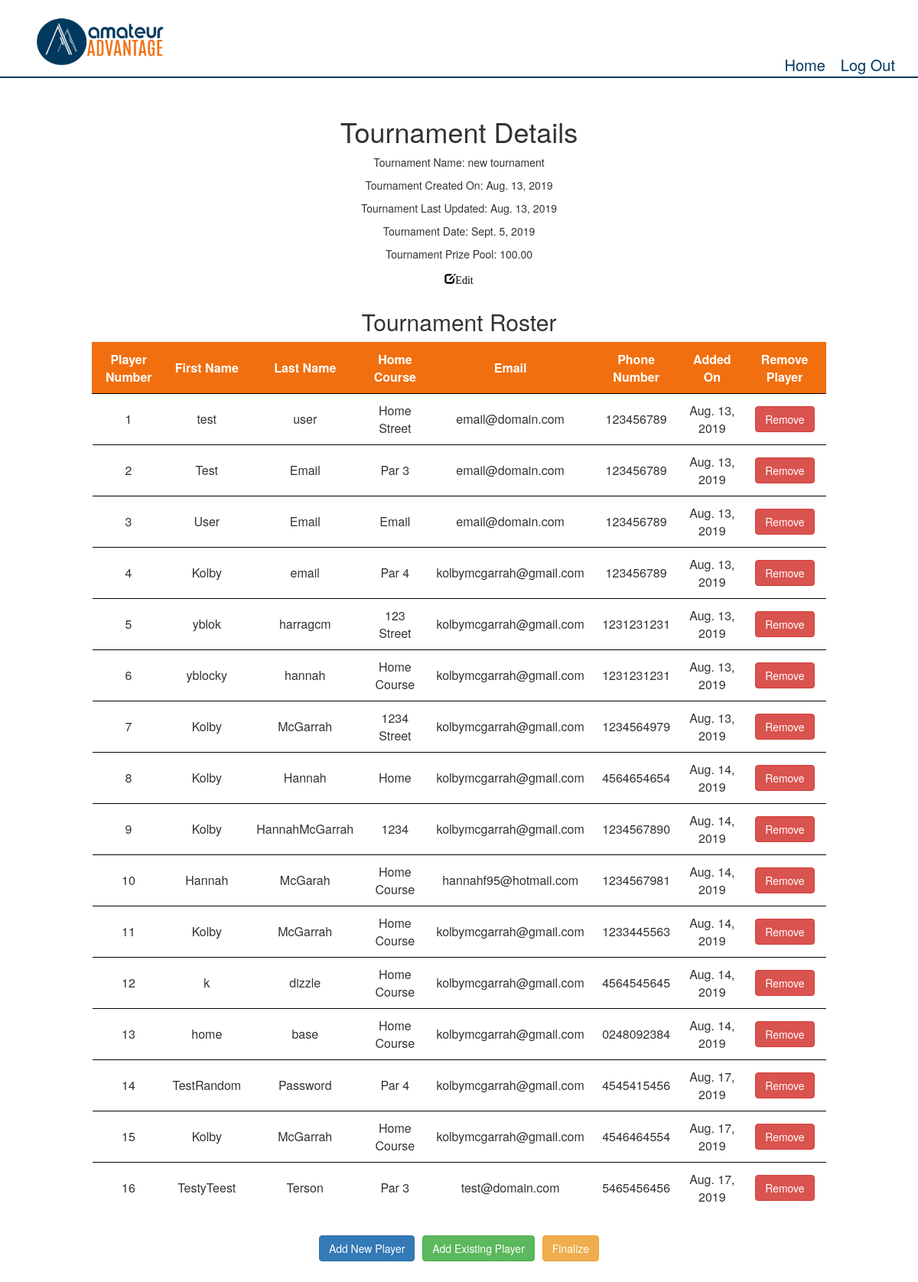
The page /tournament/updateTournament/31 (signed in) on the database its author committed.
### tournament/models.py (models this page shows, shortened)
class tournament (models.Model):
    user_choices = ((1,'active'), (2,'abandoned'), (3,'in_progress'), (4,'complete'))
    tournament_id = models.AutoField(primary_key = True)
    tournament_name = models.CharField(max_length = 50)
    shop = models.ForeignKey(proShop, related_name='shopTournament', on_delete=models.CASCADE)
    players = models.ManyToManyField(
        player,
        through='playerResults',
        through_fields=('tournament','player')
        )
    number_of_players = models.PositiveIntegerField(null=True, default=0)
    created_on = models.DateField(auto_now_add = True)
    last_updated = models.DateField(auto_now = True)
    tournament_date = models.DateField()
    prize_pool = models.DecimalField(max_digits=11,decimal_places=2, blank=True, null=True, default = 0.00)
    status = models.PositiveSmallIntegerField(
                  choices=user_choices,
                  default=1)
    def getTournamentFromID(id):
        return tournament.objects.filter(tournament_id = id)[0]

class playerResults (models.Model):
    flight_choices = ((1,'Flight 1'), (2,'Flight 2'), (3,'Flight 3'), (4,'Flight 4'), (5,'Flight 5'), (6,'Flight 6'), (7,'Flight 7'), (8,'Flight 8'),
                     (9,'Flight 9'), (10,'Flight 10'))
    division_choices = ((1,'Senior'), (2,'Women'), (3,'Junior'),(4,'Men'))
    tournament = models.ForeignKey(tournament, related_name = 'tournamentSet',on_delete=models.CASCADE)
    player = models.ForeignKey(player, related_name='tournamentPlayer', on_delete=models.CASCADE)
    amount_won = models.DecimalField(max_digits=11,decimal_places=2, blank=True, null=True, default = 0.00)
    position = models.PositiveIntegerField(blank=True, null=True, default = '0')
    flight = models.PositiveSmallIntegerField(
                  choices=flight_choices,
                  default=1)
    division = models.PositiveSmallIntegerField(
                  choices=division_choices,
                  default=1)
    added_on = models.DateField(auto_now_add = True)
    class Meta:
        verbose_name_plural = 'playerResults'

### users/models.py (models this page shows, shortened)
class player (models.Model):
    user = models.OneToOneField(CustomUser, related_name='userPlayer', on_delete=models.CASCADE, primary_key = True)
    address = models.CharField(max_length = 50)
    homeCourse = models.CharField(max_length = 50)
    insrt_timestamp = models.DateField(auto_now_add = True)
    chnge_timestamp = models.DateField(auto_now = True)
    pin = models.CharField(max_length=128, default='0000')

class CustomUser(AbstractUser):
    user_choices = ((1,'admin'), (2,'player'), (3,'shop'), (4,'buyer'), (5, 'exec'))
    objects = CustomUserManager()
    userType = models.PositiveSmallIntegerField(
                  choices=user_choices,
                  default=1)
    phoneNumber = models.CharField(max_length = 10, null=True)
    def isShop(user):
        if user.userType == 3:
            return True
        else:
            return False

### tournament/views.py (the view, shortened to what this page needs)
# urls.py: path('updateTournament/<id>', views.updateTournament, name='updateTournament'),
@login_required
@user_passes_test(shop_test,login_url='/', redirect_field_name=None)
def updateTournament(request, id):
    curTournament = tournament.getTournamentFromID(id) #grab the current tournament
    curShop = request.user.userShop #get Shop name
    userType = request.user.userType #get user type
    playerInlineFormSet = inlineformset_factory(CustomUser, player, fields = ('address','homeCourse'),can_delete=False) #add player form
    tournamentPlayers = playerResults.objects.filter(tournament = curTournament)
    if curTournament.status == 3:
            return redirect('tournamentResults', id=curTournament.tournament_id)
    else:
        print(str(request.method))
        return render(request, 'tournaments/updateTournament.html',{
            'curTournament' : curTournament,
            'tournamentPlayers': tournamentPlayers,
        })

### tournament/views.py (called while the page is built)
def shop_test(user):
    return CustomUser.isShop(user)

### templates/tournaments/updateTournament.html (shortened to what this page needs)
{% extends 'base.html' %}
{% load static %}
{% block css %}
<link rel="stylesheet" type="text/css" href="{% static 'tournament/update.css' %}">
{% endblock %}
{% block content %}
<div class='tournDetails'>
    <h1>Tournament Details</h1>
        <p>Tournament Name: {{ curTournament.tournament_name }}</p>
        <p>Tournament Created On: {{ curTournament.created_on }}</p>
        <p>Tournament Last Updated: {{ curTournament.last_updated }}</p>
        <p>Tournament Date: {{ curTournament.tournament_date }}</p>
        <p>Tournament Prize Pool: {{ curTournament.prize_pool }}</p>
    <button class='glyphicon glyphicon-edit editButton btn'>Edit</button>
</div>
    <h2>Tournament Roster</h2>
    <form method='post'>
        <table>
            <thead>
                <th>Player Number</th>
                <th>First Name</th>
                <th>Last Name</th>
                <th>Home Course</th>
                <th>Email</th>
                <th>Phone Number</th>
                <th>Added On</th>
                <th>Remove Player</th>
            </thead>
            <tbody>
                {% for player in tournamentPlayers %}
                    <tr>
                        <td>{{ forloop.counter }}</td>
                        <td>{{ player.player.user.first_name }}</td>
                        <td>{{ player.player.user.last_name }}</td>
                        <td>{{ player.player.homeCourse }}</td>
                        <td>{{ player.player.user.email }}</td>
                        <td>{{ player.player.user.phoneNumber }}</td>
                        <td>{{ player.added_on }}</td>
                        <td class='buttonCol'><button  type='submit' name='action' value="remove {{ player.player.user.id }}"  class="btn btn-danger">Remove</button></td>
                    </tr>
                {% endfor %}
            </tbody>
        </table>
    </form>
    <form method = 'post'>{% csrf_token %}
        <div class='buttonHolder'>
            <button class='btn btn-primary' type='submit' name = "action" value='addPlayer'>Add New Player</button>
            <button class='btn btn-success' type='submit' name = "action" value='addExisting'>Add Existing Player</button>
            <button type='submit' name='action' value="finalize {{curTournament.tournament_id}}" class = "btn btn-warning">Finalize</button>
        </div>
    </form>
{% endblock %}

### static/tournament/update.css (style rules this page uses)
table { margin:0 auto; }
td, tr, th { padding: 10px; text-align:center; }
tbody tr { border-top:1px solid black; }
th { text-align:center; border:none; }
thead { background-color:rgb(241,111,15); color:white; border:1px solid rgb(241,111,15); }
.buttonCol { text-align:center; }
.tournDetails { text-align:center; }
.buttonHolder { padding:10px; display:flex; flex-shrink:0; justify-content:center; }
.buttonHolder button { margin:5px; }
.editButton { color:black; background-color:transparent; margin-bottom:10px; padding:0px; }

### rows shown on the page
tournament: tournament_name "new tournament", created_on "Aug. 13, 2019", last_updated "Aug. 13, 2019", tournament_date "Sept. 5, 2019", prize_pool "100.00"
playerResults: player.user.first_name "test", player.user.last_name "user", player.homeCourse "Home Street", player.user.email "email@domain.com", player.user.phoneNumber "123456789", added_on "Aug. 13, 2019"
playerResults: player.user.first_name "Test", player.user.last_name "Email", player.homeCourse "Par 3", player.user.email "email@domain.com", player.user.phoneNumber "123456789", added_on "Aug. 13, 2019"
playerResults: player.user.first_name "User", player.user.last_name "Email", player.homeCourse "Email", player.user.email "email@domain.com", player.user.phoneNumber "123456789", added_on "Aug. 13, 2019"
playerResults: player.user.first_name "Kolby", player.user.last_name "email", player.homeCourse "Par 4", player.user.email "kolbymcgarrah@gmail.com", player.user.phoneNumber "123456789", added_on "Aug. 13, 2019"
playerResults: player.user.first_name "yblok", player.user.last_name "harragcm", player.homeCourse "123 Street", player.user.email "kolbymcgarrah@gmail.com", player.user.phoneNumber "1231231231", added_on "Aug. 13, 2019"
playerResults: player.user.first_name "yblocky", player.user.last_name "hannah", player.homeCourse "Home Course", player.user.email "kolbymcgarrah@gmail.com", player.user.phoneNumber "1231231231", added_on "Aug. 13, 2019"
playerResults: player.user.first_name "Kolby", player.user.last_name "McGarrah", player.homeCourse "1234 Street", player.user.email "kolbymcgarrah@gmail.com", player.user.phoneNumber "1234564979", added_on "Aug. 13, 2019"
playerResults: player.user.first_name "Kolby", player.user.last_name "Hannah", player.homeCourse "Home", player.user.email "kolbymcgarrah@gmail.com", player.user.phoneNumber "4564654654", added_on "Aug. 14, 2019"
playerResults: player.user.first_name "Kolby", player.user.last_name "HannahMcGarrah", player.homeCourse "1234", player.user.email "kolbymcgarrah@gmail.com", player.user.phoneNumber "1234567890", added_on "Aug. 14, 2019"
playerResults: player.user.first_name "Hannah", player.user.last_name "McGarah", player.homeCourse "Home Course", player.user.email "hannahf95@hotmail.com", player.user.phoneNumber "1234567981", added_on "Aug. 14, 2019"
playerResults: player.user.first_name "Kolby", player.user.last_name "McGarrah", player.homeCourse "Home Course", player.user.email "kolbymcgarrah@gmail.com", player.user.phoneNumber "1233445563", added_on "Aug. 14, 2019"
playerResults: player.user.first_name "k", player.user.last_name "dizzle", player.homeCourse "Home Course", player.user.email "kolbymcgarrah@gmail.com", player.user.phoneNumber "4564545645", added_on "Aug. 14, 2019"
playerResults: player.user.first_name "home", player.user.last_name "base", player.homeCourse "Home Course", player.user.email "kolbymcgarrah@gmail.com", player.user.phoneNumber "0248092384", added_on "Aug. 14, 2019"
playerResults: player.user.first_name "TestRandom", player.user.last_name "Password", player.homeCourse "Par 4", player.user.email "kolbymcgarrah@gmail.com", player.user.phoneNumber "4545415456", added_on "Aug. 17, 2019"
playerResults: player.user.first_name "Kolby", player.user.last_name "McGarrah", player.homeCourse "Home Course", player.user.email "kolbymcgarrah@gmail.com", player.user.phoneNumber "4546464554", added_on "Aug. 17, 2019"
playerResults: player.user.first_name "TestyTeest", player.user.last_name "Terson", player.homeCourse "Par 3", player.user.email "test@domain.com", player.user.phoneNumber "5465456456", added_on "Aug. 17, 2019"
